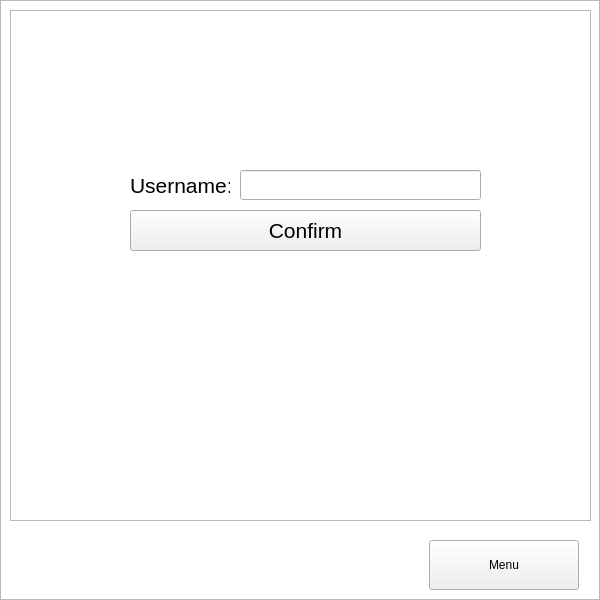
<?xml version="1.0" encoding="UTF-8"?>
<ui version="4.0">
 <class>GameOver</class>
 <widget class="QWidget" name="GameOver">
  <property name="geometry">
   <rect>
    <x>0</x>
    <y>0</y>
    <width>600</width>
    <height>600</height>
   </rect>
  </property>
  <property name="windowTitle">
   <string>Form</string>
  </property>
  <widget class="QGraphicsView" name="graphicsView">
   <property name="geometry">
    <rect>
     <x>0</x>
     <y>0</y>
     <width>600</width>
     <height>600</height>
    </rect>
   </property>
  </widget>
  <widget class="QPushButton" name="menuButton">
   <property name="geometry">
    <rect>
     <x>429</x>
     <y>540</y>
     <width>150</width>
     <height>50</height>
    </rect>
   </property>
   <property name="text">
    <string>Menu</string>
   </property>
  </widget>
  <widget class="QLabel" name="destroyLabel">
   <property name="geometry">
    <rect>
     <x>20</x>
     <y>540</y>
     <width>191</width>
     <height>41</height>
    </rect>
   </property>
   <property name="text">
    <string/>
   </property>
  </widget>
  <widget class="QLabel" name="timeLabel">
   <property name="geometry">
    <rect>
     <x>230</x>
     <y>540</y>
     <width>191</width>
     <height>41</height>
    </rect>
   </property>
   <property name="text">
    <string/>
   </property>
  </widget>
  <widget class="QTableView" name="tableView">
   <property name="geometry">
    <rect>
     <x>10</x>
     <y>10</y>
     <width>581</width>
     <height>511</height>
    </rect>
   </property>
   <property name="sizePolicy">
    <sizepolicy hsizetype="Expanding" vsizetype="Expanding">
     <horstretch>2</horstretch>
     <verstretch>2</verstretch>
    </sizepolicy>
   </property>
   <property name="font">
    <font>
     <pointsize>16</pointsize>
    </font>
   </property>
   <property name="contextMenuPolicy">
    <enum>Qt::DefaultContextMenu</enum>
   </property>
   <property name="lineWidth">
    <number>2</number>
   </property>
   <property name="midLineWidth">
    <number>3</number>
   </property>
   <property name="textElideMode">
    <enum>Qt::ElideMiddle</enum>
   </property>
  </widget>
  <widget class="QWidget" name="topTen" native="true">
   <property name="geometry">
    <rect>
     <x>110</x>
     <y>150</y>
     <width>381</width>
     <height>121</height>
    </rect>
   </property>
   <widget class="QPushButton" name="confirmButton">
    <property name="geometry">
     <rect>
      <x>20</x>
      <y>60</y>
      <width>351</width>
      <height>41</height>
     </rect>
    </property>
    <property name="font">
     <font>
      <pointsize>16</pointsize>
     </font>
    </property>
    <property name="text">
     <string>Confirm</string>
    </property>
   </widget>
   <widget class="QLabel" name="username">
    <property name="geometry">
     <rect>
      <x>20</x>
      <y>20</y>
      <width>100</width>
      <height>30</height>
     </rect>
    </property>
    <property name="font">
     <font>
      <pointsize>16</pointsize>
     </font>
    </property>
    <property name="text">
     <string>Username:</string>
    </property>
   </widget>
   <widget class="QLineEdit" name="userLineEdit">
    <property name="geometry">
     <rect>
      <x>130</x>
      <y>20</y>
      <width>241</width>
      <height>30</height>
     </rect>
    </property>
    <property name="font">
     <font>
      <pointsize>16</pointsize>
     </font>
    </property>
   </widget>
  </widget>
 </widget>
 <resources/>
 <connections/>
</ui>
